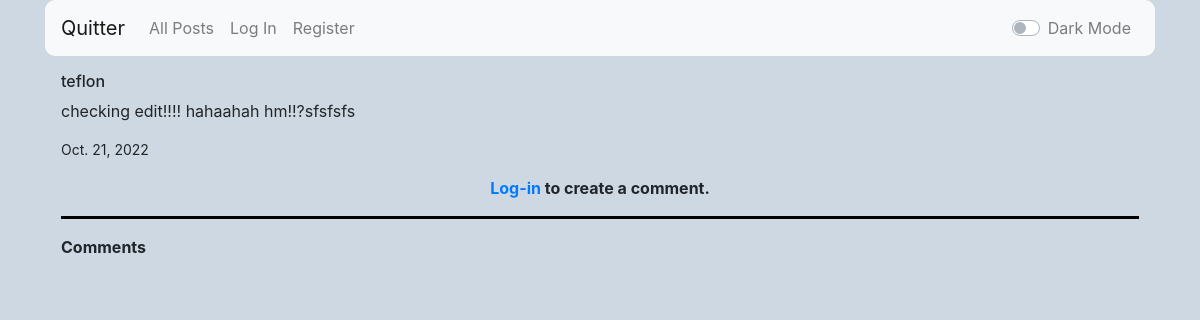
Page /27/comments on the earlier database version.
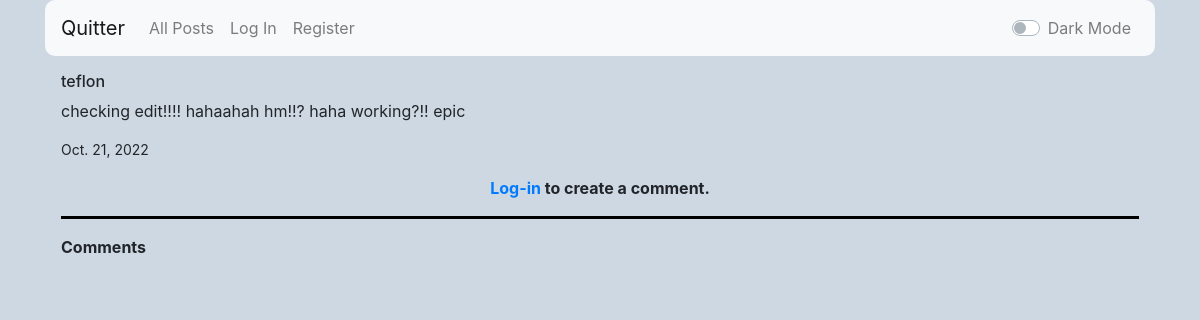
Same page on the later database version.
### network/models.py (models this page shows)
class Post(models.Model):
    post = models.TextField()
    creator = models.CharField(max_length=64, blank=False)
    created = models.DateField(auto_now_add=False, auto_now=False, default=timezone.now)
    likes_count = models.PositiveIntegerField(default=0)
    likes = models.ManyToManyField(User, blank=True, related_name="likes")

### network/views.py (the view)
# urls.py: path("<int:id>/comments", views.comments, name="comments"),
def comments(request, id):
    post = Post.objects.filter(id=id).values().get()
    try:
        comments = Comment.objects.filter(original_post=id).values()
    except Comment.DoesNotExist:
        comments = None
    return render(request, "network/comments.html",{
        "post" : post,
        "comments" : comments,
    })
    pass

### network/templates/network/comments.html (shortened to what this page needs)
{% extends "network/layout.html" %}
{% block body %}
    <h6>{{ post.creator }}</h6>
    <p>{{ post.post }}</p>
    <p style="font-size: 14px">{{ post.created }}</p>
    {% if user.is_authenticated %}
    <form action="{% url 'create_comment' post.id %}" method="POST">
        {% csrf_token %}
        <textarea style="height: 30px; width: 100%;" id="textarea_id" class="textarea_light" name="comment" placeholder="Add a comment" required></textarea>
        <br>
        <input class="btn-sm btn-primary" style="width: 100%; text-align: center; padding-top: 0px" type="submit" value="Comment">
        <hr class="hr_light" id="hr">
    </form>
    {% else %}
        <strong class="center"><p><a class="center" href="{% url 'login' %}">Log-in</a> to create a comment.</p></strong>
        <hr class="hr_light" id="hr">
    {% endif %}
    <strong>Comments</strong>
    <br>
    <br>
{% endblock %}

Differences in the rows shown:
changed Post "teflon": post "checking edit!!!! hahaahah hm!!?sfsfsfs" → "checking edit!!!! hahaahah hm!!? haha working?!! epic"
